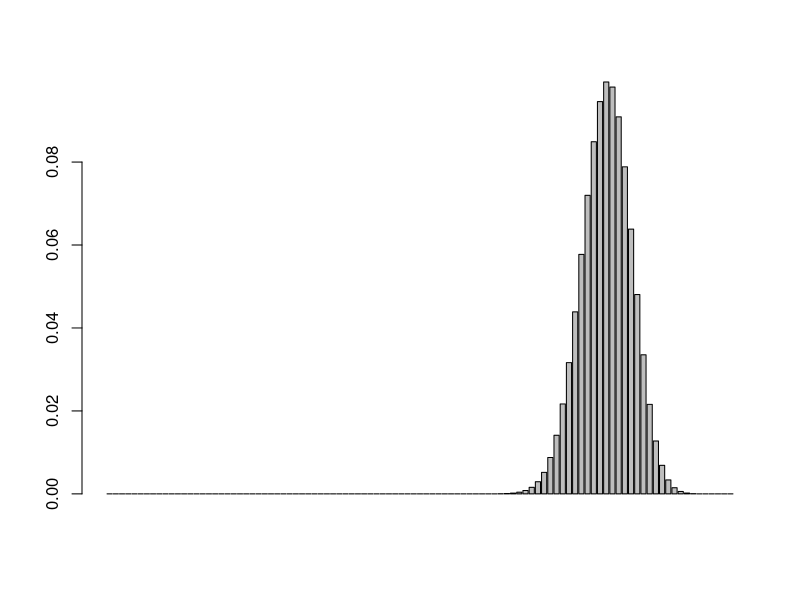
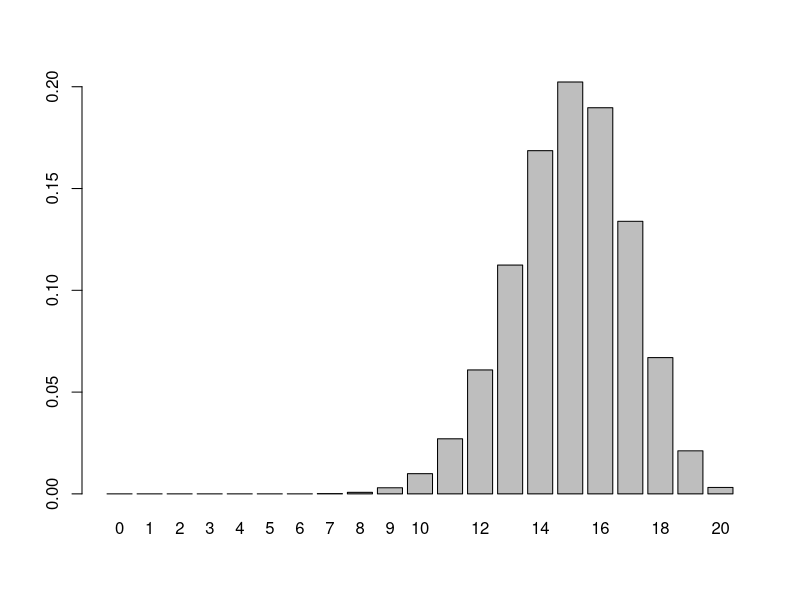
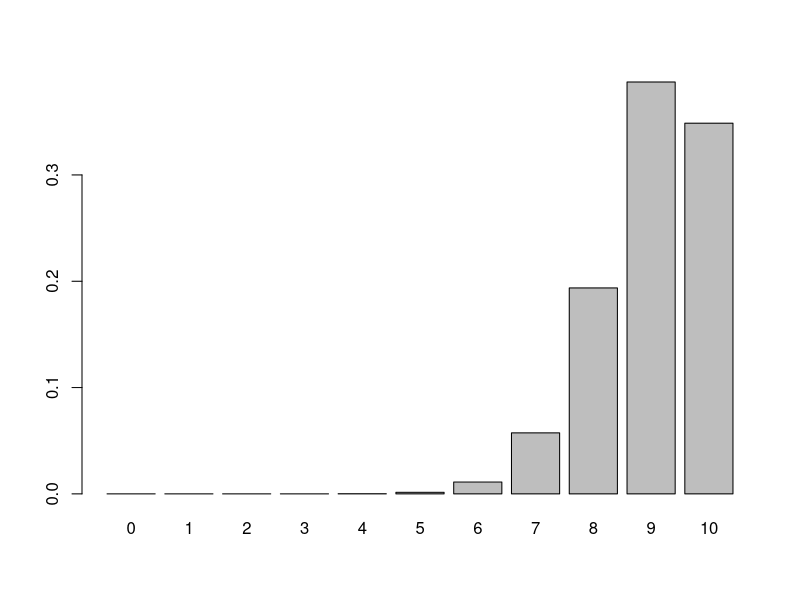
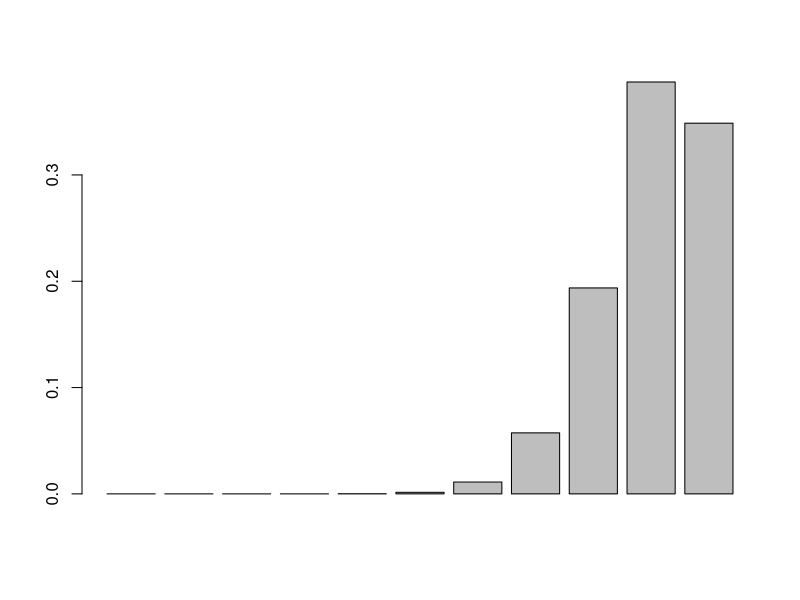

The R script that drew these images, in order:
x <- c(0,1,2,3)
p <- c(0.1,0.65,0.20,0.05)
sum(p*x) #∑xP(X=x)

car.var <- sum((x-weighted.mean(x,p))^2*p)
var <- car.var
sqrt(var)

dbinom(x=8,size=10,prob=0.9)
dbinom(x=8,size=10,prob=0.1)


dbinom(x=c(0:5),size=5,prob=0.2)

c<-dbinom(c(0:100),size=100,prob=0.8)


#대출 승인 횟수 예제
barplot(c)
n<-20
p<-0.75
mu <- n*p
sigma <- sqrt(n*p*(1-p))
c(mu,sigma)
x20<-c(0:20)
p20<-dbinom(x=x20,size=n,prob=p)
names(p20)<-x20
round(p20,4)
barplot(p20)

#건설현장 예제 (무더운 여름날 결근확률 10%, 10명을 조사할 때
#여기에서 확률 변수는? 이산형인가, 연속형인가? 
#확률변수는 '결근한 사람의 명수'의 의미를 갖는 x

p <- dbinom(c(0:10),size=10,prob=0.9)
names(p)<-c(0:10)
p
barplot(p)

barplot(dbinom(c(0:10),size=10,prob=0.9))

dpois(x=5,lambda = 2.75)
ppois(q=2,lambda = 2.75)
help(ppois)
